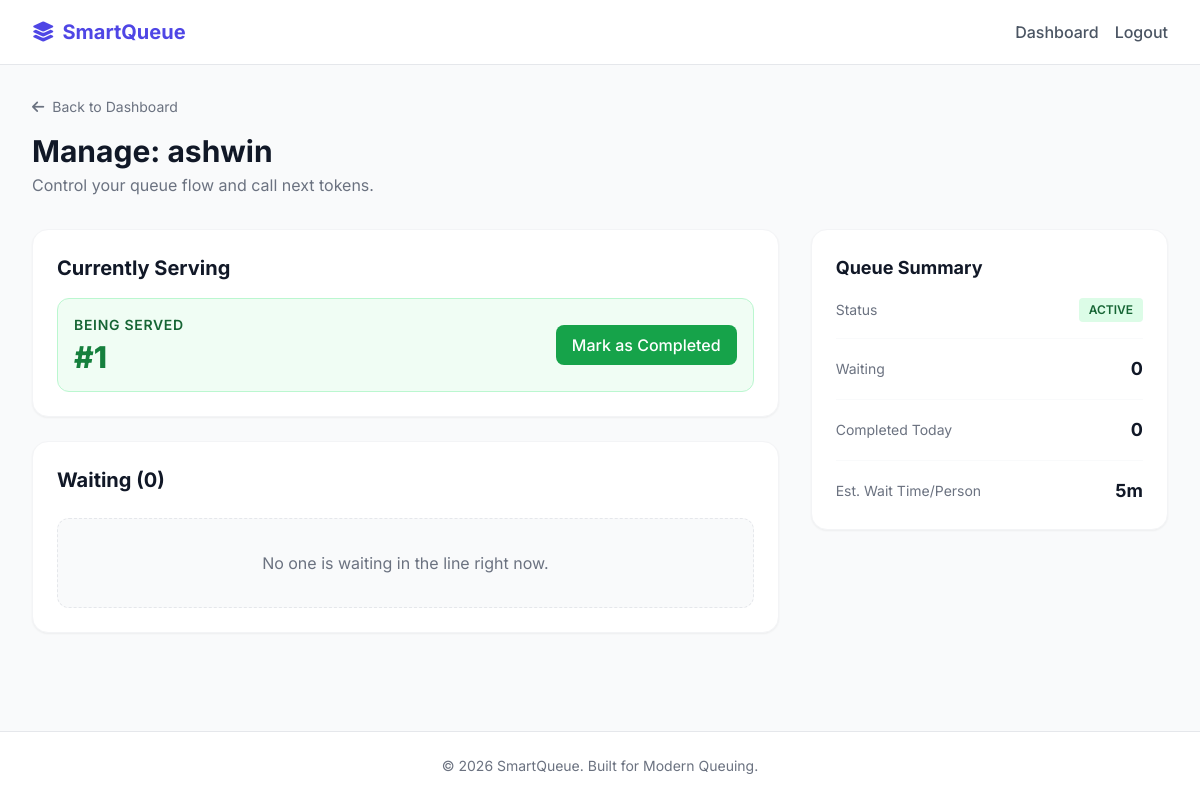
Page /manage/4/ (signed in) on the committed database.
### queues/models.py (models this page shows)
class Queue(models.fields.CharField):
    pass # Re-write

class Token(models.fields.CharField):
    pass # Re-write

### queues/views.py (the view, shortened to what this page needs)
# urls.py: path('manage/<int:queue_id>/', views.manage_queue, name='manage_queue'),
@login_required
def manage_queue(request, queue_id):
    if not request.user.is_owner:
        return redirect('dashboard')
    queue = get_object_or_404(Queue, id=queue_id)
    if not request.user.is_superuser and queue.created_by != request.user:
        return redirect('dashboard')
    tokens = Token.objects.filter(queue=queue).order_by('number')
    serving = tokens.filter(status='SERVING')
    waiting = tokens.filter(status='WAITING')
    completed = tokens.filter(status='COMPLETED')
    return render(request, 'manage_queue.html', {
        'queue': queue,
        'serving': serving,
        'waiting': waiting,
        'completed_count': completed.count()
    })

### users/models.py (called while the page is built)
    @property
    def is_owner(self):
        return self.role == 'ADMIN' or self.is_superuser

### templates/manage_queue.html (shortened to what this page needs)
{% extends 'base.html' %}
{% block content %}
<div class="mb-8 flex justify-between items-center">
    <div>
        <a href="{% url 'dashboard' %}" class="text-sm text-gray-500 hover:text-gray-900 flex items-center gap-2 mb-4">
            <i class="fa-solid fa-arrow-left"></i> Back to Dashboard
        </a>
        <h1 class="text-3xl font-bold text-gray-900">Manage: {{ queue.name }}</h1>
        <p class="text-gray-500 mt-1">Control your queue flow and call next tokens.</p>
    </div>
</div>
<div class="grid grid-cols-1 lg:grid-cols-3 gap-8">
    <div class="lg:col-span-2 space-y-6">
        <div class="bg-white p-6 rounded-2xl shadow-sm border border-gray-100 mb-6">
            <h2 class="text-xl font-bold text-gray-900 mb-4">Currently Serving</h2>
            {% if serving %}
                <div class="grid gap-4">
                {% for token in serving %}
                    <div class="bg-green-50 border border-green-200 rounded-xl p-4 flex justify-between items-center">
                        <div>
                            <span class="text-green-800 text-sm font-semibold uppercase tracking-wider block mb-1">Being Served</span>
                            <span class="text-3xl font-extrabold text-green-700">#{{ token.number }}</span>
                        </div>
                        <form method="POST" action="{% url 'manage_queue' queue.id %}">
                            <button type="submit" class="px-4 py-2 bg-green-600 text-white rounded-lg font-medium hover:bg-green-700 transition-colors">
                                Mark as Completed
                            </button>
                        </form>
                    </div>
                {% endfor %}
                </div>
            {% else %}
                <div class="p-8 text-center bg-gray-50 border border-dashed border-gray-200 rounded-xl">
                    <p class="text-gray-500">No one is currently being served.</p>
                </div>
            {% endif %}
        </div>
        <div class="bg-white p-6 rounded-2xl shadow-sm border border-gray-100">
            <div class="flex justify-between items-center mb-6">
                <h2 class="text-xl font-bold text-gray-900">Waiting ({{ waiting.count }})</h2>
            </div>
            {% if waiting %}
                <div class="space-y-3">
                {% for token in waiting %}
                    <div class="flex items-center justify-between p-4 border border-gray-100 rounded-xl hover:bg-gray-50 transition-colors">
                        <div class="flex items-center gap-4">
                            <div class="w-12 h-12 bg-orange-100 text-orange-700 rounded-lg flex items-center justify-center font-bold text-xl">
                                #{{ token.number }}
                            </div>
                            <div>
                                <span class="block font-medium text-gray-900">{{ token.user.username|default:"Anonymous" }}</span>
                                <span class="text-xs text-gray-500">Joined {{ token.created_at|timesince }} ago</span>
                            </div>
                        </div>
                    </div>
                {% endfor %}
                </div>
            {% else %}
                <div class="p-8 text-center bg-gray-50 border border-dashed border-gray-200 rounded-xl">
                    <p class="text-gray-500">No one is waiting in the line right now.</p>
                </div>
            {% endif %}
        </div>
    </div>
    <div class="space-y-6">
        <div class="bg-white p-6 rounded-2xl shadow-sm border border-gray-100">
            <h3 class="text-lg font-bold text-gray-900 mb-4">Queue Summary</h3>
            <ul class="space-y-4">
                <li class="flex justify-between items-center pb-4 border-b border-gray-50">
                    <span class="text-gray-500 text-sm">Status</span>
                    <span class="inline-block px-2.5 py-1 bg-green-100 text-green-800 rounded text-xs font-semibold uppercase">Active</span>
                </li>
                <li class="flex justify-between items-center pb-4 border-b border-gray-50">
                    <span class="text-gray-500 text-sm">Waiting</span>
                    <span class="font-bold text-gray-900 text-lg">{{ waiting.count }}</span>
                </li>
                <li class="flex justify-between items-center pb-4 border-b border-gray-50">
                    <span class="text-gray-500 text-sm">Completed Today</span>
                    <span class="font-bold text-gray-900 text-lg">{{ completed_count }}</span>
                </li>
                <li class="flex justify-between items-center">
                    <span class="text-gray-500 text-sm">Est. Wait Time/Person</span>
                    <span class="font-bold text-gray-900 text-lg">{{ queue.avg_wait_time_per_person }}m</span>
                </li>
            </ul>
        </div>
    </div>
</div>
{% endblock %}

### templates/base.html (style rules this page uses)
body { font-family: 'Inter', sans-serif; background-color: #f9fafb; color: #111827; }

### rows in the picture
Queue: name "ashwin", avg_wait_time_per_person "5"
Token: number "1"

### other values in the picture
{{ waiting.count }} "0"
{{ completed_count }} "0"
